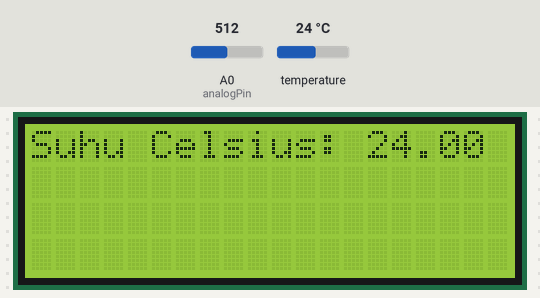
This sketch was run on a simulated Arduino Uno, built with avr-gcc and run on an emulated ATmega328P. Shown: 20×4 character LCD. Inputs (shaded band) come from the test bench; at power-on: temperature 24 °C, A0 (analogPin) = 512.

Above: at 1.3 s.
1.4 s: temperature set to 12 °C
At 7.4 s:
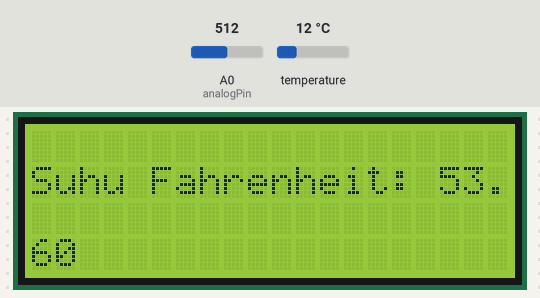
12.1 s: A0 (analogPin) set to 716
At 13.4 s:
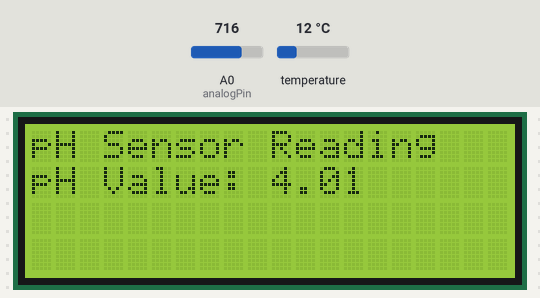
18.1 s: temperature set to 19 °C
At 21.1 s:
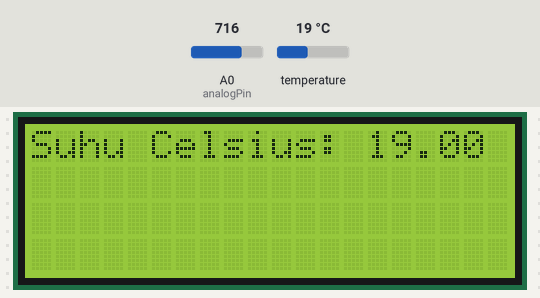
24.1 s: A0 (analogPin) set to 900
At 28.0 s:
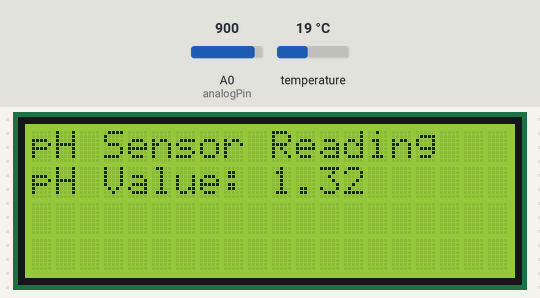
31.4 s: temperature set to 28 °C
At 35.6 s:
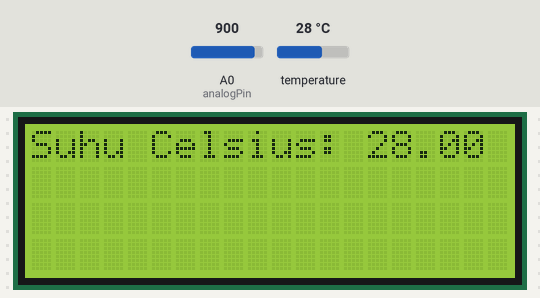
37.4 s: A0 (analogPin) set to 1023
At 42.6 s:
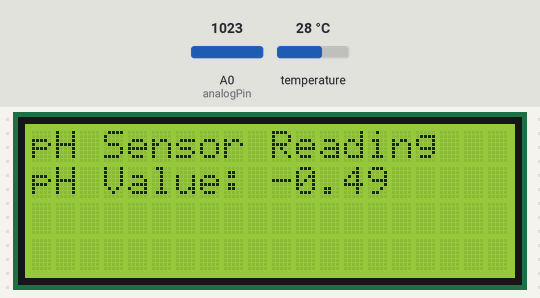
Timing chart, 0 to 44.1 s (numbered marks = the images above; inputs shaded):
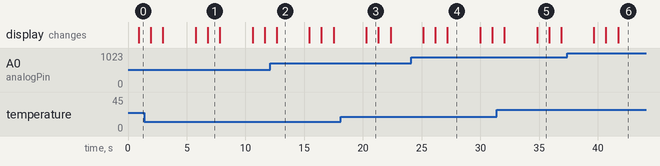

The sketch:

sensor_suhu_pH.ino
```cpp
#include <DFRobot_PH.h>
#include <Wire.h>
#include <OneWire.h>
#include <DallasTemperature.h>
#include <LiquidCrystal_I2C.h>
LiquidCrystal_I2C lcd(0x27, 20, 4);  // Alamat I2C untuk LCD 20x4
const int sda=A4,scl=A5;
const int oneWireBusPin = 4;
int analogPin = A0;  // Pin analog untuk membaca sensor pH
float pHValue = 0;   // Variabel untuk menyimpan nilai pH
OneWire oneWire(oneWireBusPin);
DallasTemperature sensors(&oneWire);

void setup() {
      lcd.begin(20, 4);  // Inisialisasi LCD
      lcd.print("HAI");
      lcd.init();
      lcd.backlight();
}

void loop() {
  sensors.requestTemperatures();  // Minta sensor untuk membaca suhu

  // Baca suhu dalam Celsius dan Fahrenheit
  float celsius = sensors.getTempCByIndex(0);
  float fahrenheit = sensors.toFahrenheit(celsius);

  lcd.clear();
  lcd.setCursor(0,0);
  lcd.print("Suhu Celsius: ");
  lcd.print(celsius);
  delay(1000);
  lcd.clear();
  lcd.setCursor(0,1);
  lcd.print("Suhu Fahrenheit: ");
  lcd.print(fahrenheit);
  delay(1000);

  pHValue = getpH();  // Mendapatkan nilai pH
  lcd.clear();  // Menghapus layar LCD
  lcd.setCursor(0, 0);
  lcd.print("pH Sensor Reading");

   lcd.setCursor(0, 1);
   lcd.print("pH Value: ");
   lcd.print(pHValue, 2);  // Menampilkan nilai pH dengan dua desimal

  delay(2000);  // Tunda 2 detik sebelum membaca pH lagi
}

float getpH() {
  int rawValue = analogRead(A0);  // Membaca nilai analog dari sensor pH
  float voltage = (rawValue / 1024.0) * 5.0;  // Mengubah nilai analog menjadi tegangan (0-5V)
  float pH = 7 - (voltage - 2.5) * 3;  // Rumus pH

  return pH;

}
```

Measured:
- what the display in image 1 shows lasts 1.0 s, from 6.8 s to 7.8 s
- what the display in image 2 shows lasts 2.7 s, from 12.7 s to 15.4 s
